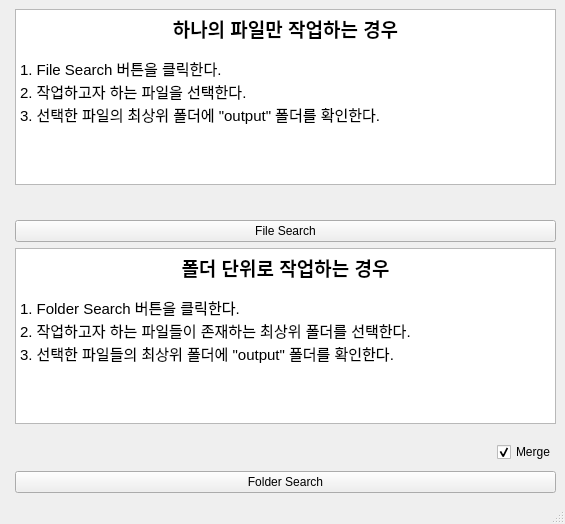
<?xml version="1.0" encoding="UTF-8"?>
<ui version="4.0">
 <class>MainWindow</class>
 <widget class="QMainWindow" name="MainWindow">
  <property name="geometry">
   <rect>
    <x>0</x>
    <y>0</y>
    <width>565</width>
    <height>524</height>
   </rect>
  </property>
  <property name="windowTitle">
   <string>PEFE</string>
  </property>
  <widget class="QWidget" name="centralwidget">
   <layout class="QFormLayout" name="formLayout">
    <item row="1" column="1">
     <widget class="QTextBrowser" name="textBrowser">
      <property name="html">
       <string>&lt;!DOCTYPE HTML PUBLIC &quot;-//W3C//DTD HTML 4.0//EN&quot; &quot;http://www.w3.org/TR/REC-html40/strict.dtd&quot;&gt;
&lt;html&gt;&lt;head&gt;&lt;meta name=&quot;qrichtext&quot; content=&quot;1&quot; /&gt;&lt;meta charset=&quot;utf-8&quot; /&gt;&lt;style type=&quot;text/css&quot;&gt;
p, li { white-space: pre-wrap; }
hr { height: 1px; border-width: 0; }
li.unchecked::marker { content: &quot;\2610&quot;; }
li.checked::marker { content: &quot;\2612&quot;; }
&lt;/style&gt;&lt;/head&gt;&lt;body style=&quot; font-family:'맑은 고딕'; font-size:9pt; font-weight:400; font-style:normal;&quot;&gt;
&lt;p align=&quot;center&quot; style=&quot; margin-top:0px; margin-bottom:0px; margin-left:0px; margin-right:0px; -qt-block-indent:0; text-indent:0px;&quot;&gt;&lt;span style=&quot; font-size:14pt; font-weight:700;&quot;&gt;하나의 파일만 작업하는 경우&lt;/span&gt;&lt;/p&gt;
&lt;p style=&quot;-qt-paragraph-type:empty; margin-top:0px; margin-bottom:0px; margin-left:0px; margin-right:0px; -qt-block-indent:0; text-indent:0px;&quot;&gt;&lt;br /&gt;&lt;/p&gt;
&lt;p style=&quot; margin-top:0px; margin-bottom:0px; margin-left:0px; margin-right:0px; -qt-block-indent:0; text-indent:0px;&quot;&gt;&lt;span style=&quot; font-size:11pt;&quot;&gt;1. File Search 버튼을 클릭한다.&lt;/span&gt;&lt;/p&gt;
&lt;p style=&quot; margin-top:0px; margin-bottom:0px; margin-left:0px; margin-right:0px; -qt-block-indent:0; text-indent:0px;&quot;&gt;&lt;span style=&quot; font-size:11pt;&quot;&gt;2. 작업하고자 하는 파일을 선택한다. &lt;/span&gt;&lt;/p&gt;
&lt;p style=&quot; margin-top:0px; margin-bottom:0px; margin-left:0px; margin-right:0px; -qt-block-indent:0; text-indent:0px;&quot;&gt;&lt;span style=&quot; font-size:11pt;&quot;&gt;3. 선택한 파일의 최상위 폴더에 &amp;quot;output&amp;quot; 폴더를 확인한다. &lt;/span&gt;&lt;/p&gt;&lt;/body&gt;&lt;/html&gt;</string>
      </property>
     </widget>
    </item>
    <item row="2" column="1">
     <spacer name="verticalSpacer">
      <property name="orientation">
       <enum>Qt::Vertical</enum>
      </property>
      <property name="sizeHint" stdset="0">
       <size>
        <width>20</width>
        <height>40</height>
       </size>
      </property>
     </spacer>
    </item>
    <item row="3" column="1">
     <widget class="QPushButton" name="fileButton">
      <property name="text">
       <string>File Search</string>
      </property>
     </widget>
    </item>
    <item row="6" column="1">
     <widget class="QTextBrowser" name="textBrowser_2">
      <property name="html">
       <string>&lt;!DOCTYPE HTML PUBLIC &quot;-//W3C//DTD HTML 4.0//EN&quot; &quot;http://www.w3.org/TR/REC-html40/strict.dtd&quot;&gt;
&lt;html&gt;&lt;head&gt;&lt;meta name=&quot;qrichtext&quot; content=&quot;1&quot; /&gt;&lt;meta charset=&quot;utf-8&quot; /&gt;&lt;style type=&quot;text/css&quot;&gt;
p, li { white-space: pre-wrap; }
hr { height: 1px; border-width: 0; }
li.unchecked::marker { content: &quot;\2610&quot;; }
li.checked::marker { content: &quot;\2612&quot;; }
&lt;/style&gt;&lt;/head&gt;&lt;body style=&quot; font-family:'맑은 고딕'; font-size:9pt; font-weight:400; font-style:normal;&quot;&gt;
&lt;p align=&quot;center&quot; style=&quot; margin-top:0px; margin-bottom:0px; margin-left:0px; margin-right:0px; -qt-block-indent:0; text-indent:0px;&quot;&gt;&lt;span style=&quot; font-size:14pt; font-weight:700;&quot;&gt;폴더 단위로 작업하는 경우&lt;/span&gt;&lt;/p&gt;
&lt;p style=&quot;-qt-paragraph-type:empty; margin-top:0px; margin-bottom:0px; margin-left:0px; margin-right:0px; -qt-block-indent:0; text-indent:0px;&quot;&gt;&lt;br /&gt;&lt;/p&gt;
&lt;p style=&quot; margin-top:0px; margin-bottom:0px; margin-left:0px; margin-right:0px; -qt-block-indent:0; text-indent:0px;&quot;&gt;&lt;span style=&quot; font-size:11pt;&quot;&gt;1. Folder Search 버튼을 클릭한다. &lt;/span&gt;&lt;/p&gt;
&lt;p style=&quot; margin-top:0px; margin-bottom:0px; margin-left:0px; margin-right:0px; -qt-block-indent:0; text-indent:0px;&quot;&gt;&lt;span style=&quot; font-size:11pt;&quot;&gt;2. 작업하고자 하는 파일들이 존재하는 최상위 폴더를 선택한다. &lt;/span&gt;&lt;/p&gt;
&lt;p style=&quot; margin-top:0px; margin-bottom:0px; margin-left:0px; margin-right:0px; -qt-block-indent:0; text-indent:0px;&quot;&gt;&lt;span style=&quot; font-size:11pt;&quot;&gt;3. 선택한 파일들의 최상위 폴더에 &amp;quot;output&amp;quot; 폴더를 확인한다. &lt;/span&gt;&lt;/p&gt;&lt;/body&gt;&lt;/html&gt;</string>
      </property>
     </widget>
    </item>
    <item row="8" column="1">
     <widget class="QPushButton" name="folderButton">
      <property name="text">
       <string>Folder Search</string>
      </property>
     </widget>
    </item>
    <item row="7" column="1">
     <layout class="QHBoxLayout" name="horizontalLayout">
      <property name="topMargin">
       <number>12</number>
      </property>
      <property name="bottomMargin">
       <number>3</number>
      </property>
      <item>
       <spacer name="horizontalSpacer">
        <property name="orientation">
         <enum>Qt::Horizontal</enum>
        </property>
        <property name="sizeHint" stdset="0">
         <size>
          <width>40</width>
          <height>20</height>
         </size>
        </property>
       </spacer>
      </item>
      <item>
       <widget class="QCheckBox" name="mergeCheckBox">
        <property name="text">
         <string>Merge</string>
        </property>
        <property name="checked">
         <bool>true</bool>
        </property>
       </widget>
      </item>
     </layout>
    </item>
   </layout>
  </widget>
  <widget class="QStatusBar" name="statusbar"/>
  <widget class="QMenuBar" name="menubar">
   <property name="geometry">
    <rect>
     <x>0</x>
     <y>0</y>
     <width>565</width>
     <height>22</height>
    </rect>
   </property>
  </widget>
 </widget>
 <resources/>
 <connections/>
</ui>
